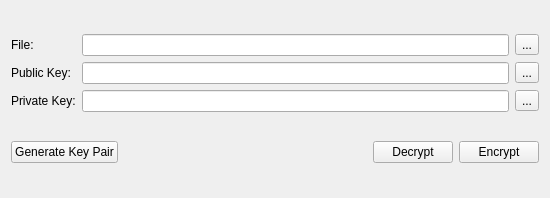
<?xml version="1.0" encoding="UTF-8"?>
<ui version="4.0">
 <class>MainWindow</class>
 <widget class="QMainWindow" name="MainWindow">
  <property name="geometry">
   <rect>
    <x>0</x>
    <y>0</y>
    <width>550</width>
    <height>198</height>
   </rect>
  </property>
  <property name="windowTitle">
   <string notr="true">PGP Again</string>
  </property>
  <property name="windowIcon">
   <iconset resource="res.qrc">
    <normaloff>:/icon/icon</normaloff>:/icon/icon</iconset>
  </property>
  <widget class="QWidget" name="centralWidget">
   <layout class="QVBoxLayout" name="verticalLayout">
    <item>
     <layout class="QGridLayout" name="gridLayout">
      <item row="0" column="2">
       <widget class="QLineEdit" name="lineEdit_file"/>
      </item>
      <item row="0" column="0">
       <widget class="QLabel" name="label_file">
        <property name="text">
         <string>File:</string>
        </property>
       </widget>
      </item>
      <item row="0" column="3">
       <widget class="QToolButton" name="toolButton_file">
        <property name="text">
         <string notr="true">...</string>
        </property>
       </widget>
      </item>
      <item row="2" column="2">
       <widget class="QLineEdit" name="lineEdit_prikey"/>
      </item>
      <item row="2" column="0">
       <widget class="QLabel" name="label_prikey">
        <property name="text">
         <string>Private Key:</string>
        </property>
       </widget>
      </item>
      <item row="2" column="3">
       <widget class="QToolButton" name="toolButton_prikey">
        <property name="text">
         <string notr="true">...</string>
        </property>
       </widget>
      </item>
      <item row="1" column="0">
       <widget class="QLabel" name="label_pubkey">
        <property name="text">
         <string>Public Key:</string>
        </property>
       </widget>
      </item>
      <item row="1" column="3">
       <widget class="QToolButton" name="toolButton_pubkey">
        <property name="text">
         <string notr="true">...</string>
        </property>
       </widget>
      </item>
      <item row="1" column="2">
       <widget class="QLineEdit" name="lineEdit_pubkey"/>
      </item>
     </layout>
    </item>
    <item>
     <layout class="QHBoxLayout" name="horizontalLayout">
      <item>
       <widget class="QPushButton" name="pushButton_keygen">
        <property name="text">
         <string>Generate Key Pair</string>
        </property>
       </widget>
      </item>
      <item>
       <spacer name="horizontalSpacer">
        <property name="orientation">
         <enum>Qt::Horizontal</enum>
        </property>
        <property name="sizeHint" stdset="0">
         <size>
          <width>172</width>
          <height>20</height>
         </size>
        </property>
       </spacer>
      </item>
      <item>
       <widget class="QPushButton" name="pushButton_decrypt">
        <property name="text">
         <string>Decrypt</string>
        </property>
       </widget>
      </item>
      <item>
       <widget class="QPushButton" name="pushButton_encrypt">
        <property name="text">
         <string>Encrypt</string>
        </property>
       </widget>
      </item>
     </layout>
    </item>
   </layout>
  </widget>
 </widget>
 <layoutdefault spacing="6" margin="11"/>
 <resources>
  <include location="res.qrc"/>
 </resources>
 <connections/>
</ui>
